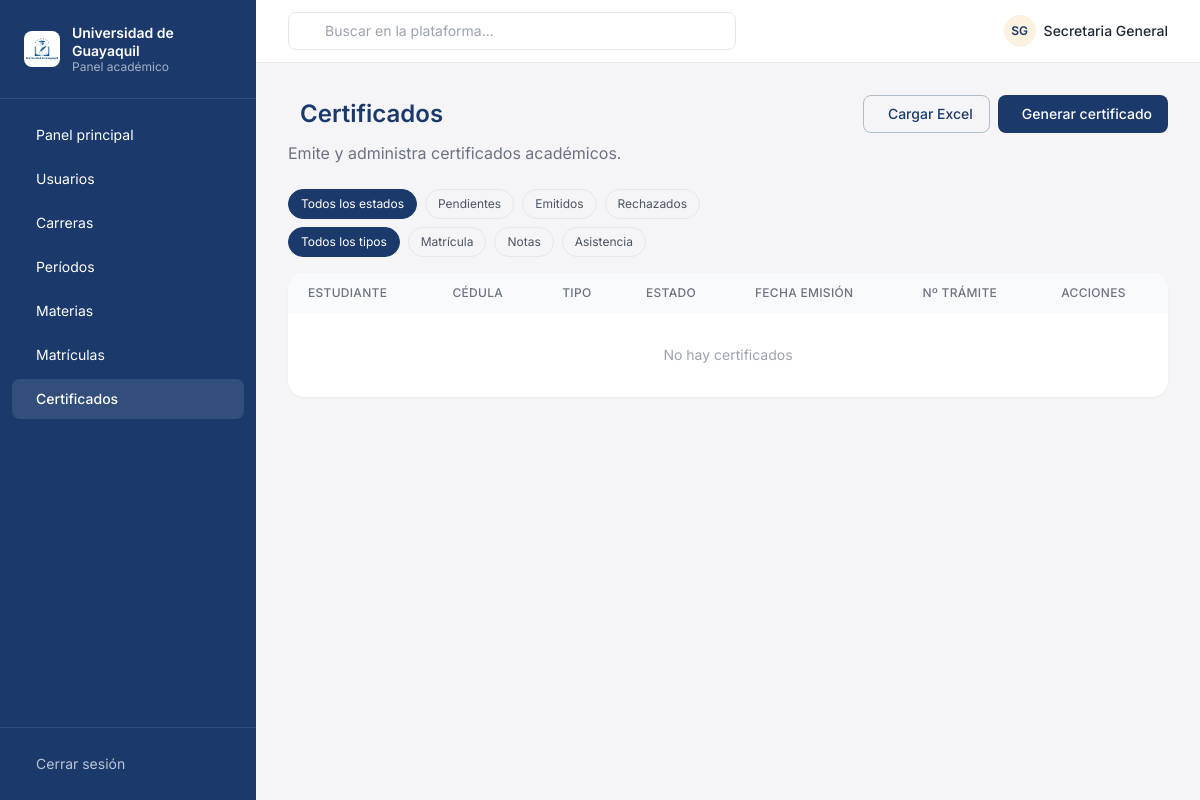
The app's page /secretaria/certificados/ (signed in), older data.
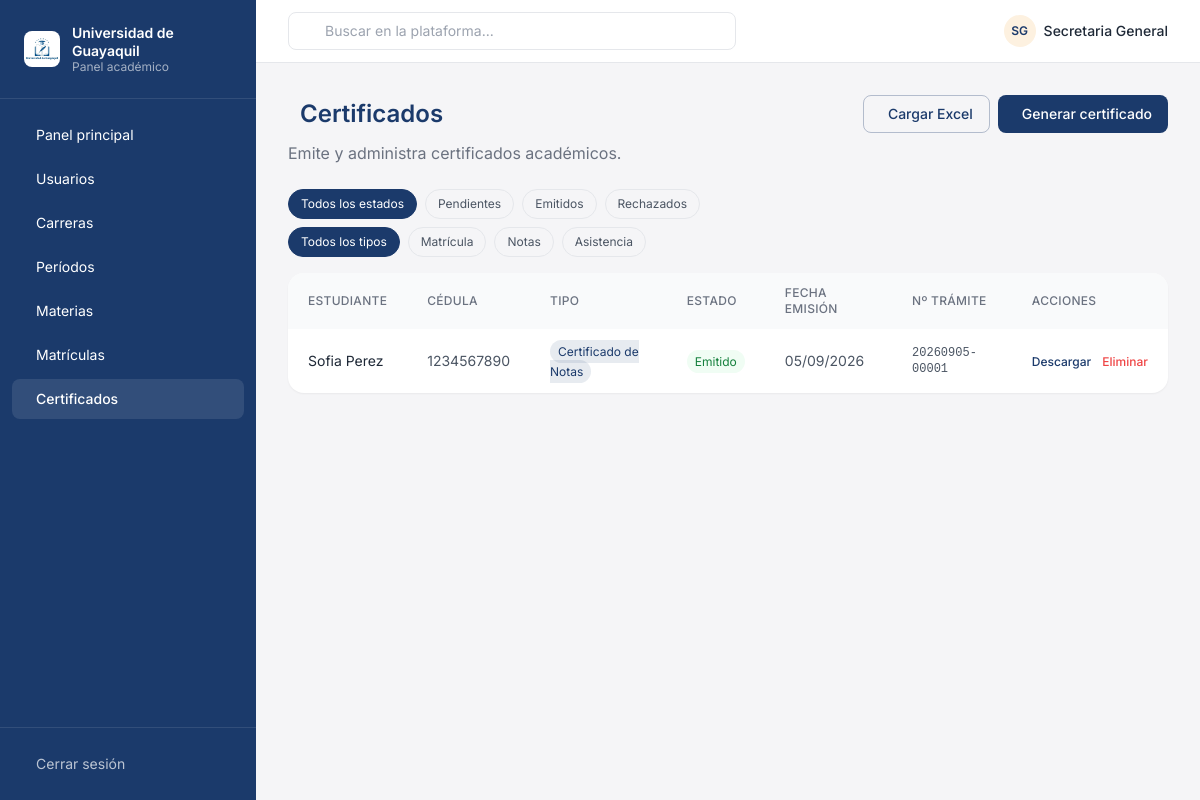
The same page, newer data.
### plataforma/models.py (models this page shows, shortened)
class Certificado(models.Model):
    TIPOS = [
        ('matricula', 'Certificado de Matrícula'),
        ('notas', 'Certificado de Notas'),
        ('asistencia', 'Certificado de Asistencia'),
    ]
    ESTADOS = [
        ('Pendiente', 'Pendiente'),
        ('Emitido', 'Emitido'),
        ('Rechazado', 'Rechazado'),
    ]
    estudiante = models.ForeignKey(User, on_delete=models.CASCADE, related_name='certificados')
    carrera = models.ForeignKey(Carrera, on_delete=models.CASCADE)
    tipo = models.CharField(max_length=50, choices=TIPOS)
    estado = models.CharField(max_length=20, choices=ESTADOS, default='Emitido')
    fecha_emision = models.DateField(null=True, blank=True)
    codigo_verificacion = models.CharField(max_length=20, unique=True)
    qr_code = cloudinary.models.CloudinaryField('qr_codes', null=True, blank=True)
    class Meta:
        verbose_name_plural = "Certificados"

class PerfilEstudiante(models.Model):
    user = models.OneToOneField(User, on_delete=models.CASCADE, related_name='perfil_estudiante')
    carrera = models.ForeignKey(Carrera, on_delete=models.CASCADE)
    cedula = models.CharField(max_length=20, unique=True)
    numero_matricula = models.CharField(max_length=20, unique=True)
    fecha_ingreso = models.DateField(auto_now_add=True)
    activo = models.BooleanField(default=True)
    class Meta:
        verbose_name_plural = "Perfiles de Estudiante"

### plataforma/views.py (the view)
        def wrapper(request, *args, **kwargs):
            if not request.user.is_authenticated:
                return redirect('login')
            try:
                perfil = PerfilUsuario.objects.get(user=request.user)
                if perfil.rol not in roles_permitidos:
                    messages.error(request, "❌ No tienes permisos para acceder a esta sección")
                    return redirect('index')
            except PerfilUsuario.DoesNotExist:
                messages.error(request, "❌ Tu perfil no está configurado")
                return redirect('index')
            return view_func(request, *args, **kwargs)

### plataforma/views.py (called while the page is built)
def rol_requerido(*roles_permitidos):
    def decorator(view_func):
        def wrapper(request, *args, **kwargs):
            if not request.user.is_authenticated:
                return redirect('login')
            try:
                perfil = PerfilUsuario.objects.get(user=request.user)
                if perfil.rol not in roles_permitidos:
                    messages.error(request, "❌ No tienes permisos para acceder a esta sección")
                    return redirect('index')
            except PerfilUsuario.DoesNotExist:
                messages.error(request, "❌ Tu perfil no está configurado")
                return redirect('index')
            return view_func(request, *args, **kwargs)
        return wrapper
    return decorator

### plataforma/templates/plataforma/secretaria_certificados.html (shortened to what the changed rows need)
{% extends "plataforma/base.html" %}
{% load static %}
{% block content %}
<div class="max-w-6xl mx-auto">
    <div class="flex items-center justify-between mb-2">
        <div class="flex items-center gap-3">
            <h1 class="text-2xl font-semibold text-navy">Certificados</h1>
        </div>
    </div>
    <div class="bg-white rounded-card shadow-sm overflow-hidden">
        <div class="overflow-x-auto">
            <table class="w-full text-sm" id="tabla-certificados">
                <thead class="bg-gray-50 text-gray-500 text-xs uppercase tracking-wide">
                    <tr>
                        <th class="text-left px-5 py-3 font-medium">Estudiante</th>
                        <th class="text-left px-5 py-3 font-medium">Cédula</th>
                        <th class="text-left px-5 py-3 font-medium">Tipo</th>
                        <th class="text-left px-5 py-3 font-medium">Estado</th>
                        <th class="text-left px-5 py-3 font-medium">Fecha emisión</th>
                        <th class="text-left px-5 py-3 font-medium">Nº Trámite</th>
                        <th class="text-left px-5 py-3 font-medium">Acciones</th>
                    </tr>
                </thead>
                <tbody class="divide-y divide-gray-100">
                    {% for c in certificados %}
                    <tr class="hover:bg-gray-50">
                        <td class="px-5 py-3 text-gray-800">{{ c.estudiante.get_full_name }}</td>
                        <td class="px-5 py-3 text-gray-600">{{ c.estudiante.perfil_estudiante.cedula|default:"—" }}</td>
                        <td class="px-5 py-3">
                            <span class="text-xs px-2 py-1 rounded-full bg-navy/10 text-navy">
                                {{ c.get_tipo_display }}
                            </span>
                        </td>
                        <td class="px-5 py-3">
                            {% if c.estado == 'Pendiente' %}
                            <span class="text-xs px-2 py-1 rounded-full bg-amber-50 text-amber-700">Pendiente</span>
                            {% elif c.estado == 'Rechazado' %}
                            <span class="text-xs px-2 py-1 rounded-full bg-red-50 text-red-700">Rechazado</span>
                            {% else %}
                            <span class="text-xs px-2 py-1 rounded-full bg-green-50 text-green-700">Emitido</span>
                            {% endif %}
                        </td>
                        <td class="px-5 py-3 text-gray-600">{{ c.fecha_emision|date:"d/m/Y"|default:"—" }}</td>
                        <td class="px-5 py-3 text-gray-600 font-mono text-xs">{{ c.codigo_verificacion }}</td>
                        <td class="px-5 py-3 text-gray-600 whitespace-nowrap">
                            {% if c.estado == 'Pendiente' %}
                            <form method="post" action="{% url 'secretaria_certificados_procesar' c.id %}" class="inline">
                                {% csrf_token %}
                                <input type="hidden" name="accion" value="aprobar">
                                <button type="submit" class="text-green-600 hover:text-green-800 text-xs font-medium">
                                    <i class="ti ti-check"></i> Aprobar
                                </button>
                            </form>
                            <form method="post" action="{% url 'secretaria_certificados_procesar' c.id %}" class="inline ml-2">
                                {% csrf_token %}
                                <input type="hidden" name="accion" value="rechazar">
                                <button type="submit" class="text-red-500 hover:text-red-700 text-xs font-medium">
                                    <i class="ti ti-x"></i> Rechazar
                                </button>
                            </form>
                            {% else %}
                            <a href="{% url 'descargar_certificado' c.id %}"
                               class="text-navy hover:text-navy/70 text-xs font-medium">
                                 Descargar
                            </a>
                            <button onclick="eliminarCertificado({{ c.id }})"
                                    class="text-red-500 hover:text-red-700 text-xs font-medium ml-2">
                                 Eliminar
                            </button>
                            {% endif %}
                        </td>
                    </tr>
                    {% empty %}
                    <tr><td colspan="7" class="text-center px-5 py-8 text-gray-400">No hay certificados</td></tr>
                    {% endfor %}
                </tbody>
            </table>
        </div>
    </div>
</div>
{% endblock %}

Row changes from the older to the newer data that the page shows:
added Certificado: estudiante.get_full_name "Sofia Perez", estudiante.perfil_estudiante.cedula "1234567890", tipo "Certificado de Notas", estado "Emitido", fecha_emision "05/09/2026", codigo_verificacion "20260905-00001"
Text that changed along with them:
text no longer shown: "No hay certificados"
